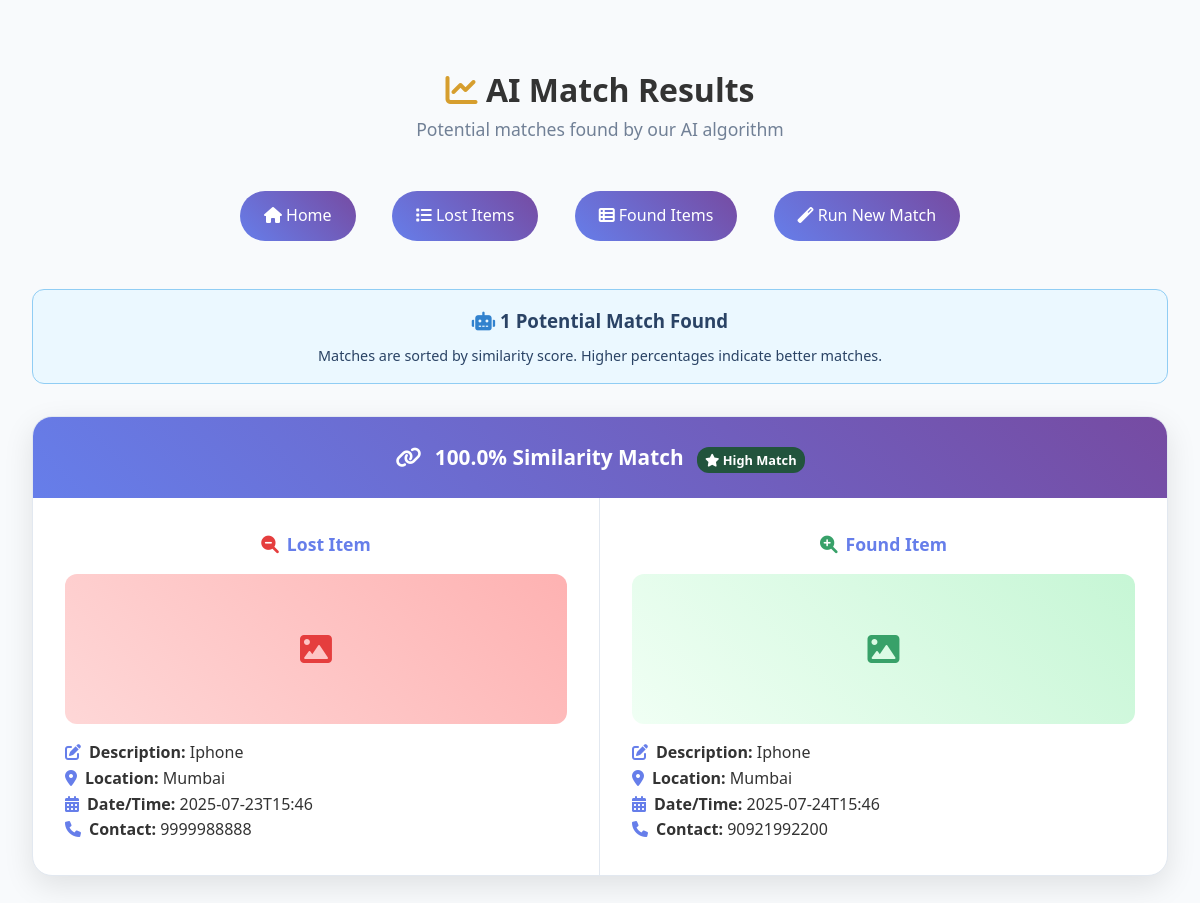
/get_matches, run on the app's committed database.
### tables this page shows
CREATE TABLE matches (
            id INTEGER PRIMARY KEY AUTOINCREMENT,
            lost_item_id INTEGER,
            found_item_id INTEGER,
            similarity_score REAL,
            timestamp TEXT NOT NULL
        );

CREATE TABLE lost_items (
            id INTEGER PRIMARY KEY AUTOINCREMENT,
            description TEXT NOT NULL,
            location TEXT NOT NULL,
            date_time TEXT NOT NULL,
            contact_info TEXT,
            image_path TEXT,
            timestamp TEXT NOT NULL
        );

CREATE TABLE found_items (
            id INTEGER PRIMARY KEY AUTOINCREMENT,
            description TEXT NOT NULL,
            location TEXT NOT NULL,
            date_time TEXT NOT NULL,
            contact_info TEXT,
            image_path TEXT,
            timestamp TEXT NOT NULL
        );

### app.py (the view)
@app.route('/get_matches')
def get_matches():
    conn = sqlite3.connect(DATABASE)
    cursor = conn.cursor()
    cursor.execute('''
        SELECT
            m.similarity_score, m.timestamp,
            l.id, l.description, l.location, l.date_time, l.contact_info, l.image_path,
            f.id, f.description, f.location, f.date_time, f.contact_info, f.image_path
        FROM matches m
        JOIN lost_items l ON m.lost_item_id = l.id
        JOIN found_items f ON m.found_item_id = f.id
        ORDER BY m.similarity_score DESC
    ''')
    matches = cursor.fetchall()
    conn.close()
    matches_list = []
    for match in matches:
        matches_list.append({
            'similarity_score': round(match[0] * 100, 2),
            'timestamp': match[1],
            'lost_item': {
                'id': match[2], 'description': match[3], 'location': match[4],
                'date_time': match[5], 'contact_info': match[6], 'image_path': match[7]
            },
            'found_item': {
                'id': match[8], 'description': match[9], 'location': match[10],
                'date_time': match[11], 'contact_info': match[12], 'image_path': match[13]
            }
        })
    return render_template('results.html', matches=matches_list)

### templates/results.html (shortened to what this page needs)
<!DOCTYPE html>
<html lang="en">
  <head>
    <link
      rel="stylesheet"
      href="{{ url_for('static', filename='css/style.css') }}"
    />
    <link
      href="https://cdnjs.cloudflare.com/ajax/libs/font-awesome/6.0.0/css/all.min.css"
      rel="stylesheet"
    />
  </head>
  <body>
    <div class="container">
      <div style="text-align: center; margin-bottom: 2rem">
        <h1>
          <i class="fas fa-chart-line" style="color: #d69e2e"></i> AI Match
          Results
        </h1>
        <p style="color: #718096; font-size: 1.1rem">
          Potential matches found by our AI algorithm
        </p>
      </div>
      <nav>
        <a href="{{ url_for('index') }}"><i class="fas fa-home"></i> Home</a>
        <a href="{{ url_for('view_lost_items') }}"
          ><i class="fas fa-list"></i> Lost Items</a
        >
        <a href="{{ url_for('view_found_items') }}"
          ><i class="fas fa-th-list"></i> Found Items</a
        >
        <a href="{{ url_for('match_items') }}"
          ><i class="fas fa-magic"></i> Run New Match</a
        >
      </nav>
      <div class="matches-container">
        {% if matches %}
        <div
          style="
            text-align: center;
            margin-bottom: 2rem;
            padding: 1rem;
            background: #ebf8ff;
            border-radius: 12px;
            border: 1px solid #90cdf4;
          "
        >
          <h3 style="color: #2a4365; margin-bottom: 0.5rem">
            <i class="fas fa-robot" style="color: #3182ce"></i> {{
            matches|length }} Potential Match{{ 'es' if matches|length != 1 else
            '' }} Found
          </h3>
          <p style="color: #2a4365; font-size: 0.9rem">
            Matches are sorted by similarity score. Higher percentages indicate
            better matches.
          </p>
        </div>
        {% for match in matches %}
        <div class="match-card">
          <div class="match-header">
            <h3>
              <i class="fas fa-link" style="margin-right: 0.5rem"></i>
              {{ match.similarity_score }}% Similarity Match {% if
              match.similarity_score >= 80 %}
              <span
                style="
                  background: #22543d;
                  color: white;
                  padding: 0.25rem 0.5rem;
                  border-radius: 12px;
                  font-size: 0.8rem;
                  margin-left: 0.5rem;
                "
              >
                <i class="fas fa-star"></i> High Match
              </span>
              {% endif %}
            </h3>
          </div>
          <div class="match-items">
            <div class="lost-item">
              <h4>
                <i
                  class="fas fa-search-minus"
                  style="color: #e53e3e; margin-right: 0.5rem"
                ></i
                >Lost Item
              </h4>
              {% if match.lost_item.image_path %}
              <img
                src="{{ url_for('static', filename=match.lost_item.image_path.replace('static/', '')) }}"
                alt="Lost Item"
              />
              {% else %}
              <div
                style="
                  height: 150px;
                  background: linear-gradient(45deg, #fed7d7, #feb2b2);
                  display: flex;
                  align-items: center;
                  justify-content: center;
                  color: #e53e3e;
                  border-radius: 12px;
                  margin-bottom: 1rem;
                "
              >
                <i class="fas fa-image" style="font-size: 2rem"></i>
              </div>
              {% endif %}
              <p>
                <i
                  class="fas fa-edit"
                  style="color: #667eea; margin-right: 0.5rem"
                ></i
                ><strong>Description:</strong> {{ match.lost_item.description }}
              </p>
              <p>
                <i
                  class="fas fa-map-marker-alt"
                  style="color: #667eea; margin-right: 0.5rem"
                ></i
                ><strong>Location:</strong> {{ match.lost_item.location }}
              </p>
              <p>
                <i
                  class="fas fa-calendar-alt"
                  style="color: #667eea; margin-right: 0.5rem"
                ></i
                ><strong>Date/Time:</strong> {{ match.lost_item.date_time }}
              </p>
              {% if match.lost_item.contact_info %}
              <p>
                <i
                  class="fas fa-phone"
                  style="color: #667eea; margin-right: 0.5rem"
                ></i
                ><strong>Contact:</strong> {{ match.lost_item.contact_info }}
              </p>
              {% endif %}
            </div>
            <div class="found-item">
              <h4>
                <i
                  class="fas fa-search-plus"
                  style="color: #38a169; margin-right: 0.5rem"
                ></i
                >Found Item
              </h4>
              {% if match.found_item.image_path %}
              <img
                src="{{ url_for('static', filename=match.found_item.image_path.replace('static/', '')) }}"
                alt="Found Item"
              />
              {% else %}
              <div
                style="
                  height: 150px;
                  background: linear-gradient(45deg, #f0fff4, #c6f6d5);
                  display: flex;
                  align-items: center;
                  justify-content: center;
                  color: #38a169;
                  border-radius: 12px;
                  margin-bottom: 1rem;
                "
              >
                <i class="fas fa-image" style="font-size: 2rem"></i>
              </div>
              {% endif %}
              <p>
                <i
                  class="fas fa-edit"
                  style="color: #667eea; margin-right: 0.5rem"
                ></i
                ><strong>Description:</strong> {{ match.found_item.description
                }}
              </p>
              <p>
                <i
                  class="fas fa-map-marker-alt"
                  style="color: #667eea; margin-right: 0.5rem"
                ></i
                ><strong>Location:</strong> {{ match.found_item.location }}
              </p>
              <p>
                <i
                  class="fas fa-calendar-alt"
                  style="color: #667eea; margin-right: 0.5rem"
                ></i
                ><strong>Date/Time:</strong> {{ match.found_item.date_time }}
              </p>
              {% if match.found_item.contact_info %}
              <p>
                <i
                  class="fas fa-phone"
                  style="color: #667eea; margin-right: 0.5rem"
                ></i
                ><strong>Contact:</strong> {{ match.found_item.contact_info }}
              </p>
              {% endif %}
            </div>
          </div>
        </div>
        {% endfor %} {% endif %}
      </div>
    </div>
  </body>
</html>

### static/css/style.css (style rules this page uses)
* { margin: 0; padding: 0; box-sizing: border-box; }
body { font-family: "Segoe UI", Tahoma, Geneva, Verdana, sans-serif; line-height: 1.6; color: #333; background: #f8fafc; }
.container { max-width: 1200px; margin: 0 auto; padding: 4rem 2rem; }
nav { text-align: center; margin-bottom: 2rem; padding: 1rem 0; }
nav a { display: inline-block; margin: 0 1rem; padding: 0.75rem 1.5rem; background: linear-gradient(45deg, #667eea, #764ba2); color: white; text-decoration: none; border-radius: 25px; transition: all 0.3s ease; font-weight: 500; }
.matches-container { margin-top: 2rem; }
.match-card { background: white; border-radius: 20px; box-shadow: 0 10px 30px rgba(0, 0, 0, 0.1); margin-bottom: 2rem; overflow: hidden; border: 1px solid #e2e8f0; }
.match-header { background: linear-gradient(45deg, #667eea, #764ba2); color: white; padding: 1.5rem; text-align: center; }
.match-header h3 { margin: 0; font-size: 1.3rem; }
.match-items { display: grid; grid-template-columns: 1fr 1fr; gap: 0; }
.lost-item, .found-item { padding: 2rem; }
.lost-item { border-right: 1px solid #e2e8f0; }
.lost-item h4, .found-item h4 { color: #667eea; margin-bottom: 1rem; font-size: 1.1rem; text-align: center; font-weight: 600; }

### data on the page
matches: similarity_score "100.0", lost_item.description "Iphone", lost_item.location "Mumbai", lost_item.date_time "2025-07-23T15:46", lost_item.contact_info "9999988888", found_item.description "Iphone", found_item.location "Mumbai", found_item.date_time "2025-07-24T15:46", found_item.contact_info "90921992200"

### other printed values
{{ matches|length }} "1"
